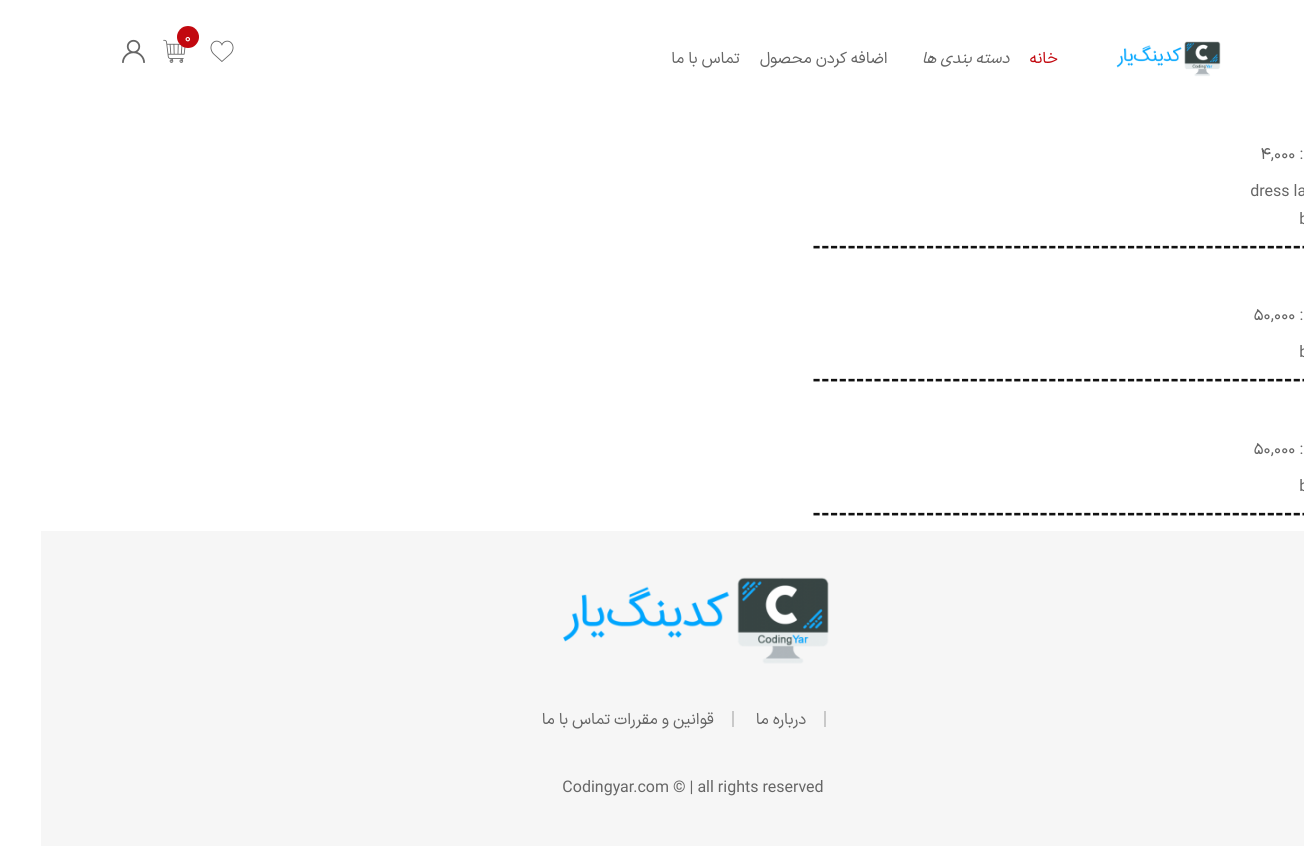
Page /store/orders/ (signed in) on the earlier database version.
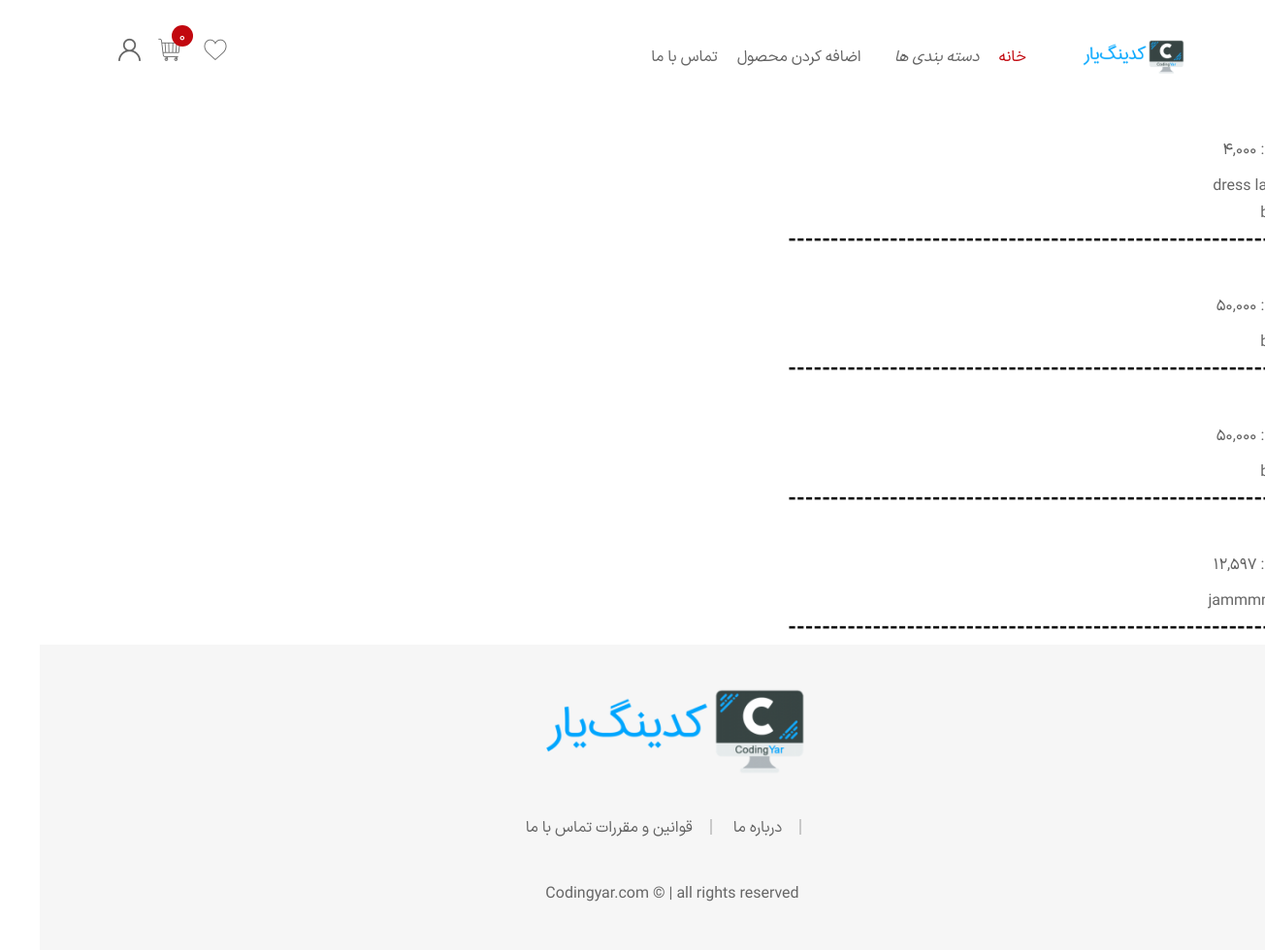
Same page on the later database version.
### store/models.py (models this page shows, shortened)
class Order(models.Model):
    profile = models.ForeignKey(Profile, null=True, on_delete=models.SET_NULL)
    note = models.CharField(max_length=500)
    total_price = models.PositiveIntegerField()
    created = models.DateTimeField(auto_now_add=True)
    is_send = models.BooleanField(default=False)

class OrderItem(models.Model):
    order = models.ForeignKey(Order, on_delete=models.CASCADE, related_name='items')
    product = models.ForeignKey(Product, null=True,  on_delete=models.SET_NULL)
    quantity = models.PositiveIntegerField()
    price = models.PositiveIntegerField()

class Product(models.Model):
    category = models.ManyToManyField(Category)
    title = models.CharField(max_length=255)
    slug = models.SlugField(allow_unicode=True)
    description = models.TextField()
    quantity = models.PositiveIntegerField()
    price = models.PositiveIntegerField()
    promotion = models.ForeignKey(Promotion, on_delete=models.CASCADE, null=True, blank=True, related_name='products')
    image = models.ImageField(upload_to='product', null=True)
    likes = GenericRelation(Like)
    date_time_created = models.DateTimeField(auto_now_add=True)
    date_time_modified = models.DateTimeField(auto_now=True)
    objects = ProductManager()

### store/views.py (the view)
# urls.py: path('orders/', views.OrderView.as_view(), name='orders'),
class OrderView(LoginRequiredMixin, generic.ListView):
    context_object_name = 'orders'
    template_name = 'store/order.html'
    def get_queryset(self):
        return Order.objects.filter(profile__user=self.request.user)

### store/cart.py (called while the page is built)
    def total_price(self):
        total = 0
        product_ids = list(map(int, self.cart.keys()))
        for product in Product.objects.filter(id__in=product_ids):
            quantity = self.cart[str(product.id)]['quantity']
            total += product.final_price() * quantity
        return total

    def __len__(self):
        return len(self.cart.keys())

### store/context_processor.py (called while the page is built)
def cart_processor(request):
    cart = Cart(request)
    return {'cart': cart}

def category_processor(request):
    query = Category.objects.all()
    return {'categories': query}

### store/templatetags/persian_numbers.py (called while the page is built)
@register.filter
def trans_number(value):
    value = str(value)
    persian_numbers = '۱۲۳۴۵۶۷۸۹۰'
    english_numbers = '1234567890'
    translation_table = str.maketrans(english_numbers, persian_numbers)
    return value.translate(translation_table)

### store/templates/store/order.html
{% extends '_base.html' %}
{% load humanize %}
{% load persian_numbers %}
{% load static %}
{% block content %}
 {% for order in orders %}
     <p>{{ order.is_send }}</p>
     <p>قیمت : {{ order.total_price | intcomma | trans_number }}</p>
     <ul>
     {% for item in order.items.all %}
         <li> {{ item.product.title }} : {{ item.quantity | intcomma | trans_number}} </li>
     {% endfor %}
     </ul>
     <h1>-------------------------------------------------------------</h1>
     {% empty %} <h4>you have no order!</h4>
 {% endfor %}
{% endblock %}

Differences in the rows shown:
added Order: total_price|trans_number "۱۲,۵۹۷"
added OrderItem: product "jammmms", quantity|trans_number "۳", shown under "۱۲,۵۹۷"
